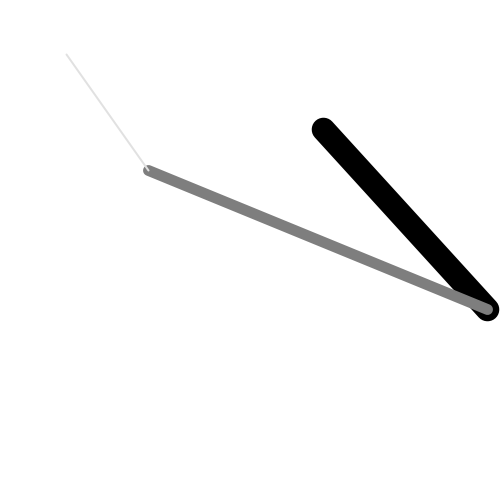
Frame 1 (no input)
Frame 60 (the mouse pressed at the canvas centre just before this capture): identical to frame 1, image omitted
Frame 120 (the mouse held since frame 60 and released just before this capture): identical to frame 1, image omitted

The Processing sketch that drew this single still picture (run headless with seeded random() and noise(); from frame 60 on, the mouse is pressed at the canvas centre):

// Processing sketch: ex3
// ── ex3.pde
float a1 = random(0,500);
float a2 = random(0,500);
float a3 = random(250,500);
float a4 = random(250,500);
float aexp = random(15,25);
float b1 = random(100,254);
float b2 = random(100,254);
float bexp = random(7,14);
float c1 = random(50,99);
float c2 = random(50,99);
float cexp = random(1,6);

void setup() {
  size(500,500);
}

void draw() {
  background(255);
  
  stroke(0);
  strokeWeight(aexp);
  line(a1,a2,a3,a4);
  
  stroke(126);
  strokeWeight(bexp);
  line(a3,a4,b1,b2);
  
  stroke(225);
  strokeWeight(cexp);
  line(b1,b2,c1,c2);
}
